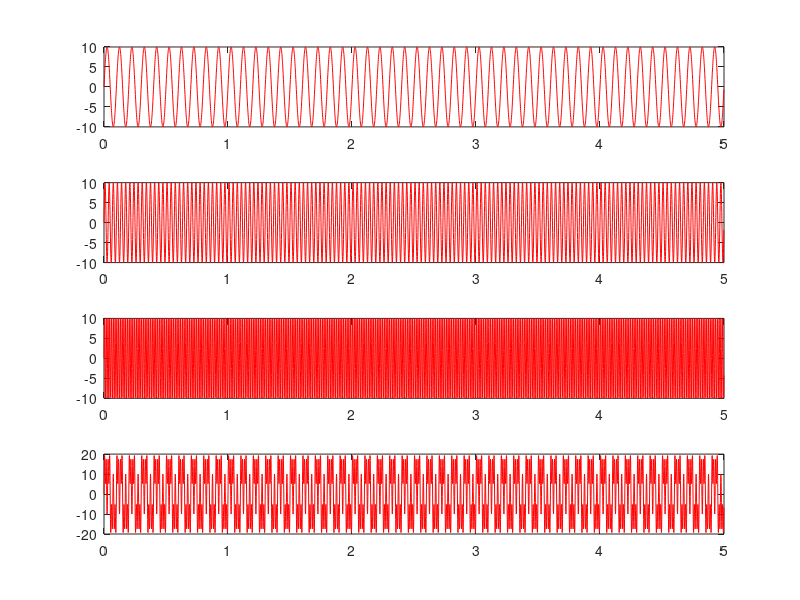
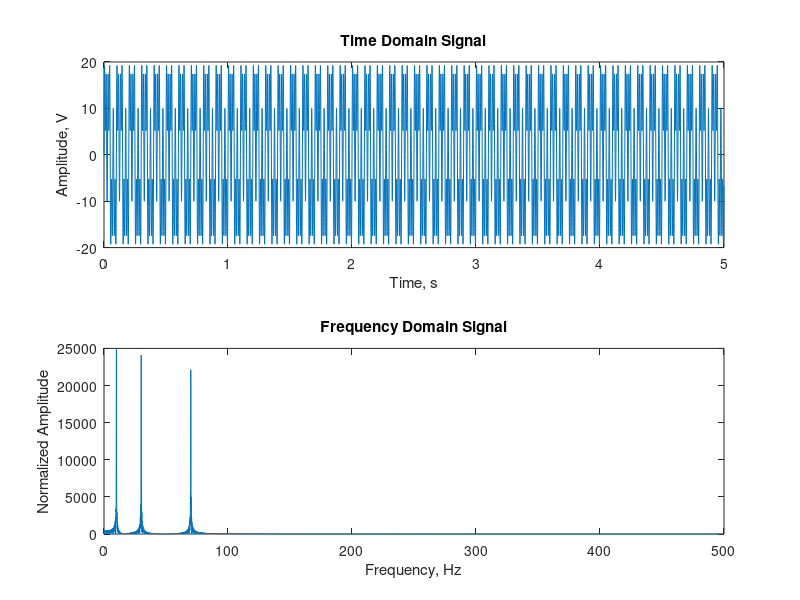

MATLAB code to generate these figures, in order:
% https://youtu.be/3FAIXEkxyBs

Fs = 1000; % sampling frequency
Ts = 1 / Fs; %sampling period or time step
dt = 0:Ts:5-Ts; % signal duration
f1 = 10;
f2 = 30;
f3 = 70;

% y = Asin(2*pi*ft + theta)

y1 = 10*sin(2*pi*f1*dt);
y2 = 10*sin(2*pi*f2*dt);
y3 = 10*sin(2*pi*f3*dt);

y4= y1 + y2 + y3;

figure(1)
subplot(4, 1, 1);
plot(dt, y1, 'r');
subplot(4, 1, 2);
plot(dt, y2, 'r');
subplot(4, 1, 3);
plot(dt, y3, 'r');
subplot(4, 1, 4);
plot(dt, y4, 'r');

nfft = length(y4); % length of time domain signal
nfft2 = 2^nextpow2(nfft); % length of signal in power of 2
ff=fft(y4,nfft2);
fff=ff(1:nfft2/2);
% figure(2)
% plot(abs(ff)); % pre-scaled

% https://youtu.be/HiIvbIl95lE

xfft = Fs*(0:nfft2/2-1)/nfft2; % fixes scaling
figure(3)
subplot(2,1,1);
plot(dt,y4);
xlabel('Time, s');
ylabel('Amplitude, V');
title('Time Domain Signal');

subplot(2,1,2);
plot(xfft, abs(fff));
xlabel('Frequency, Hz');
ylabel('Normalized Amplitude');
title('Frequency Domain Signal');
